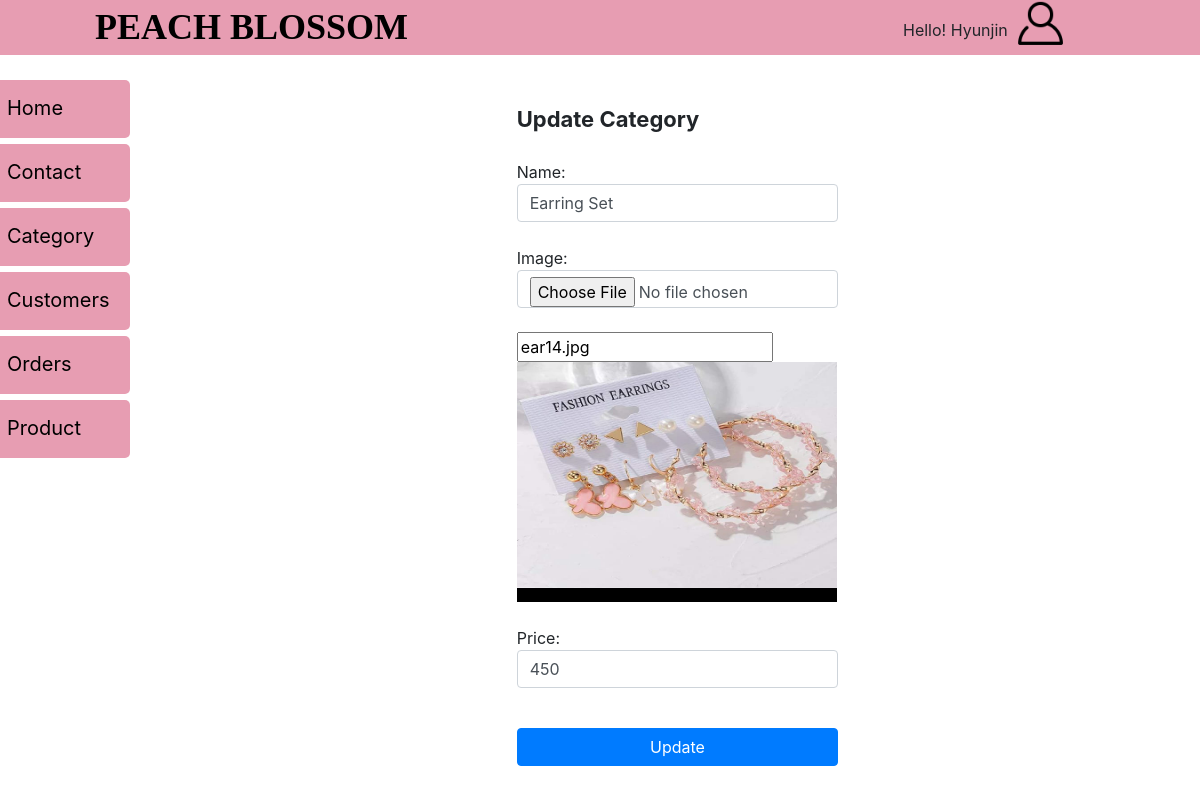
The app's page /Admin/product/edit.php?editproduct=23 (signed in) with its own data.
### tables this page shows
CREATE TABLE `products` (
  `PRODUCT_ID` int(30) NOT NULL,
  `NAME` varchar(50) NOT NULL,
  `IMAGE` varchar(200) NOT NULL,
  `PRICE` int(11) NOT NULL,
  `CATEGORY_ID` int(11) NOT NULL
);

### Admin/product/edit.php (the view, shortened to what this page needs)
<?php
	require "dashboard.php";?>
<!DOCTYPE html>
<html>
<head>
	<link rel="stylesheet" href="../..//bootstrap/bootstrap.min.css">
</head>
<body>
	<?php
		$erna=$erd=$erp=$ert="";
		$conn = new mysqli("localhost","root","","peachblossom");
		$product= $_GET['editproduct'];
		$sql = "SELECT * FROM products WHERE PRODUCT_ID=$product";
		$result = $conn->query($sql);
				?>
		<div id="sec">
		<div class="main">
		<div class="row my-5">
			<div class="col-md-4 offset-md-4">
			<?php
	        if($result !== false && $result->num_rows>0){
	        while($row = $result->fetch_assoc()){  ?>
				<form method="post" action="" enctype="multipart/form-data">
					<div class="form-group">
				<span style="font-size:22px;"><b>Update Category</b></span><br><br>
				Name: <input class="form-control" type="text" name="name" value="<?php echo $row['NAME'];?>">
				<span class="error"><?php echo $erna;?></span><br>
				Image:
				<input class="form-control" type="file" name="image1" accept="image/*"><br>
				<input type="text" name="first" value="<?php echo $row['IMAGE'];?>" >
				<img src="../productimage/<?php echo $row['IMAGE'];?>" class="myima">	<br><br>
				Price: <input class="form-control" type="text" name="price" value="<?php echo $row['PRICE'];?>">
				<span class="error"><?php echo $erp;?></span><br>
				<button type="submit" class="btn btn-block btn-primary my-3" name="update">Update</button>
					</div>
				 </form>
				<?php
				}
			}
			?>
			</div>
		</div>
	</div>
</div>
</body>
</html>

### Admin/css/dash.css (style rules this page uses)
.main { margin-left: 155px; padding: 0px 10px; }

### Admin/product/edit.php (style rules this page uses)
.myima { height:15pc; width:20pc; }

### records on screen
products: name "Earring Set", first "ear14.jpg", IMAGE (picture), price "450"

### other values on screen
$_SESSION['user'] "Hyunjin"
